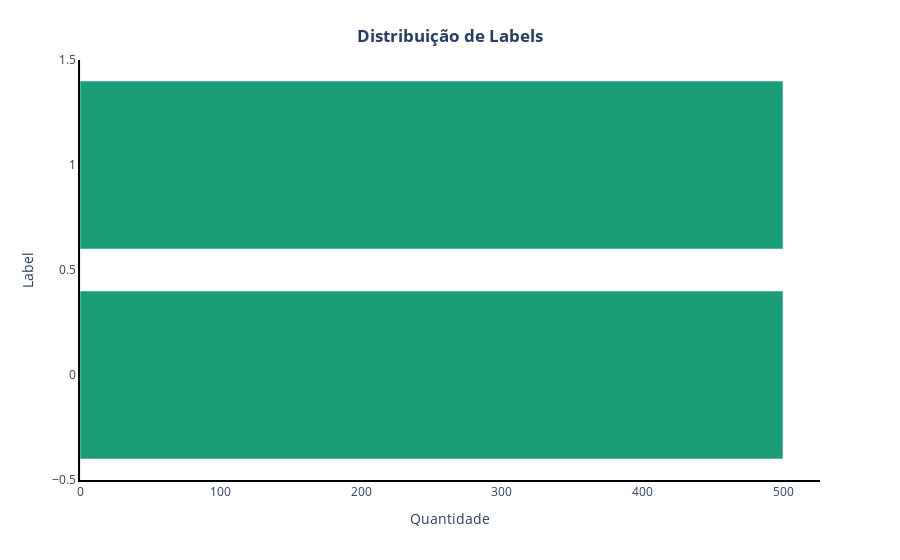

Notebook cell for this chart:
### Code cell
plot_distribution(datas)

### Figure 1 — Plotly figure (JSON) as saved in the notebook; plotly's stock layout.template omitted (floating-point values rounded to 4 significant figures)
{"data": [{"alignmentgroup": "True", "hovertemplate": "Count=%{x}<br>Label=%{y}<extra></extra>", "legendgroup": "", "marker": {"color": "rgb(27,158,119)", "pattern": {"shape": ""}}, "name": "", "offsetgroup": "", "orientation": "h", "showlegend": false, "textposition": "auto", "type": "bar", "x": [500, 500], "xaxis": "x", "y": [0, 1], "yaxis": "y"}], "layout": {"barmode": "relative", "legend": {"tracegroupgap": 0}, "margin": {"t": 60}, "showlegend": false, "title": {"text": "<b>Distribuição de Labels</b>", "x": 0.5, "xanchor": "center", "yanchor": "top"}, "xaxis": {"anchor": "y", "domain": [0, 1], "linecolor": "black", "linewidth": 2, "showgrid": false, "showline": true, "title": {"text": "Quantidade"}}, "yaxis": {"anchor": "x", "domain": [0, 1], "linecolor": "black", "linewidth": 2, "showgrid": false, "showline": true, "title": {"text": "Label"}}}}
